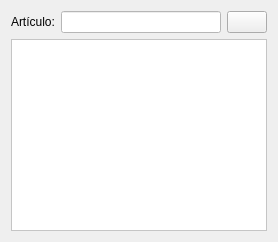
          <widget class="QWidget" name="tab_5">
           <attribute name="title">
            <string>Busqueda Rápida </string>
           </attribute>
           <layout class="QGridLayout" name="gridLayout_13">
            <item row="0" column="2">
             <widget class="QPushButton" name="btnBuscarArt">
              <property name="text">
               <string/>
              </property>
              <property name="icon">
               <iconset resource="terra.qrc">
                <normaloff>:/Icons/PNG/search.png</normaloff>:/Icons/PNG/search.png</iconset>
              </property>
             </widget>
            </item>
            <item row="0" column="0">
             <widget class="QLabel" name="label_60">
              <property name="text">
               <string>Artículo:</string>
              </property>
             </widget>
            </item>
            <item row="0" column="1">
             <widget class="QLineEdit" name="txtcTextoBuscar">
              <property name="styleSheet">
               <string notr="true">background-color: rgb(255, 255, 255);</string>
              </property>
             </widget>
            </item>
            <item row="1" column="0" colspan="3">
             <widget class="QTableView" name="tableView_2">
              <property name="styleSheet">
               <string notr="true">background-color: rgb(255, 255, 255);</string>
              </property>
             </widget>
            </item>
           </layout>
          </widget>
